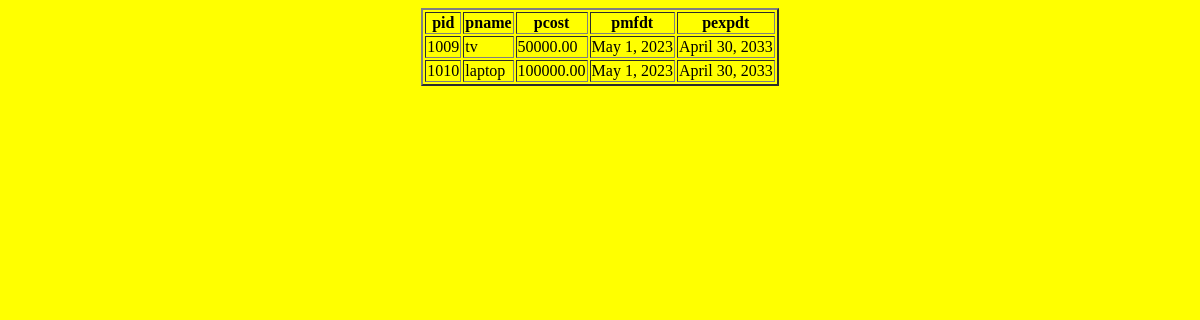
The app's page /productapp/display, older data.
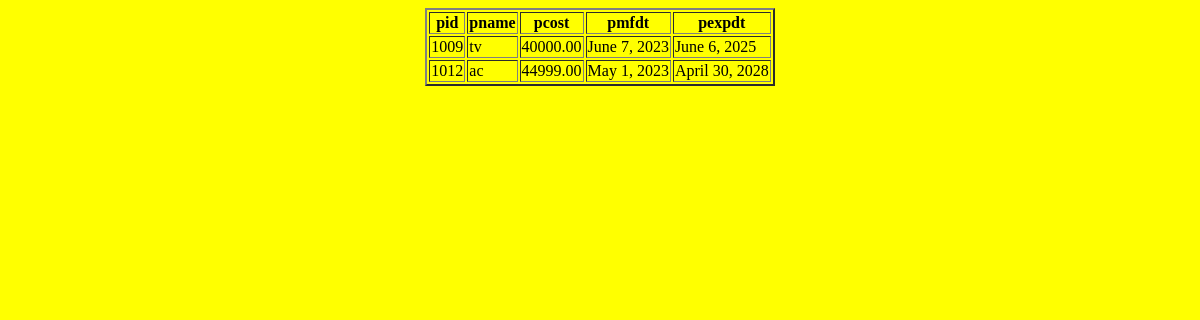
The same page, newer data.
### productapp/models.py (models this page shows)
class Product(models.Model):
    pid=models.IntegerField(primary_key=True)
    pname=models.CharField(max_length=10)
    pcost=models.DecimalField(max_digits=10,decimal_places=2)
    pmfdt=models.DateField()
    pexpdt=models.DateField()

### productapp/views.py (the view)
# urls.py: path('productapp/display',Display.as_view()),
class Display(View):
    def get(self,request):
        qs=Product.objects.all()
        condic={"records":qs}
        return render(request,'display.html',context=condic)

### templates/display.html (shortened to what this page needs)
<!DOCTYPE html>
<html lang="en">
<head>
</head>
<body bgcolor="yellow">
<table border="2" align="center">
    <tr><th>pid</th><th>pname</th><th>pcost</th><th>pmfdt</th><th>pexpdt</th></tr>
    {% for p in records %}
        <tr><td>{{ p.pid }}</td>
            <td>{{ p.pname}}</td>
        <td>{{ p.pcost }}</td>
        <td>{{ p.pmfdt }}</td>
        <td>{{ p.pexpdt }}</td>
        </tr>
    {% endfor %}
</table>
</body>
</html>

Row changes from the older to the newer data that the page shows:
removed Product: pid "1010", pname "laptop", pcost "100000.00", pmfdt "May 1, 2023", pexpdt "April 30, 2033"
changed Product "tv": pcost "50000.00" → "40000.00"; pmfdt "May 1, 2023" → "June 7, 2023"; pexpdt "April 30, 2033" → "June 6, 2025"
added Product: pid "1012", pname "ac", pcost "44999.00", pmfdt "May 1, 2023", pexpdt "April 30, 2028"
